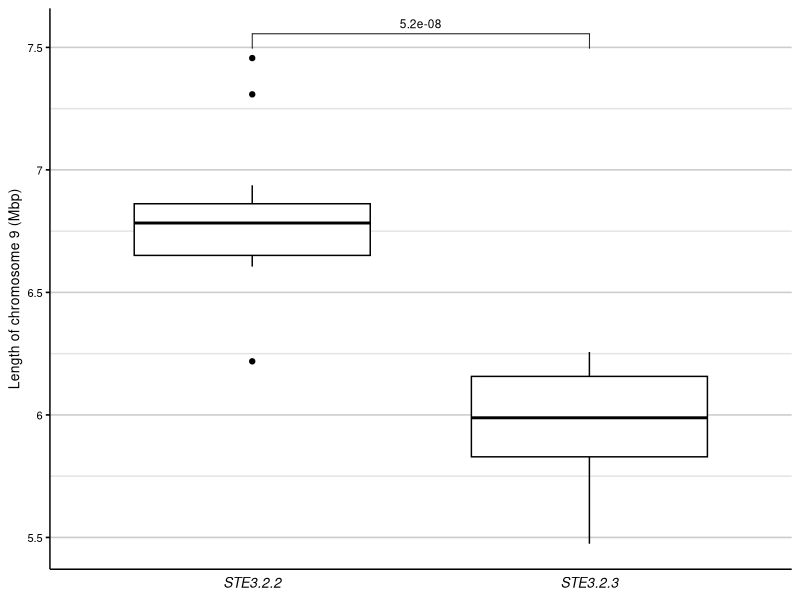

Source code (R):
library(ggplot2)
library(ggpubr)

chr9_lengths <- read.delim("chr9_lengths_STE.txt", header = TRUE)

chr9_lengths$allele <- factor(chr9_lengths$allele, levels = c("STE3.2.2", "STE3.2.3"))
chr9_lengths <- chr9_lengths[,2:3]

chr9_length_fig <- ggboxplot(chr9_lengths, x = "allele", y = "Chr9") +
  stat_compare_means(method = "wilcox.test", method.args = list("two.sided"), comparisons = list(c("STE3.2.2", "STE3.2.3")), size = 3) +
  scale_y_continuous(labels = function(y)y/1000000) +
  labs(x = NULL, y = "Length of chromosome 9 (Mbp)") +
  theme(panel.background = element_blank(),
        panel.grid.major.y = element_line(color = "grey80"),
        panel.grid.minor.y = element_line(color = "grey90"),
        legend.position = "none",
        axis.title = element_text(size = 10),
        axis.text.y = element_text(size = 8),
        axis.text.x = element_text(size = 10, face = "italic"),
        axis.ticks.x = element_blank())

ggsave("Figure_S5c_chr9lengths.tiff", chr9_length_fig, device = "tiff", width=2.25, height=4, units = "in")

